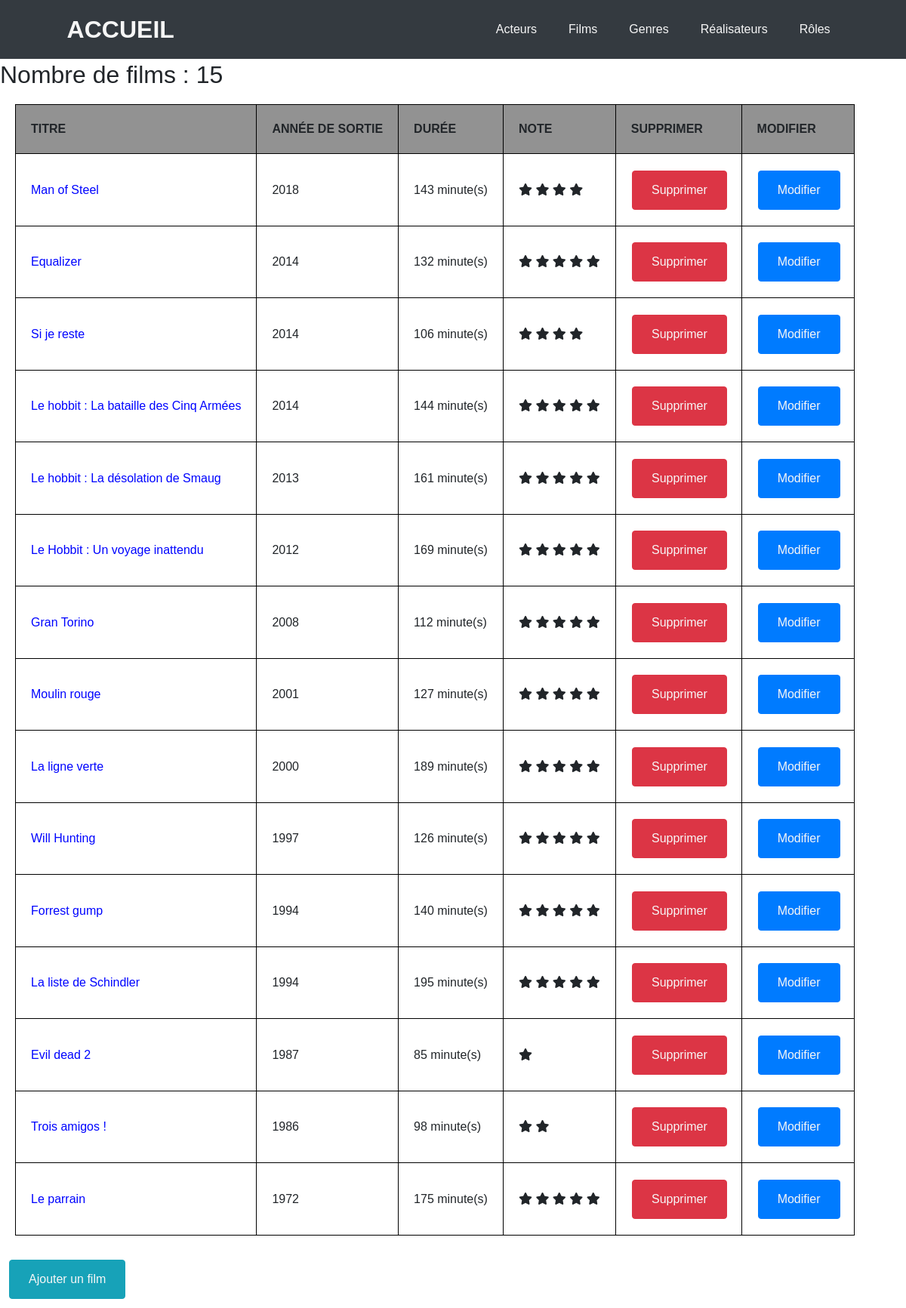
Page /index.php?action=listFilm on the committed database.
### tables this page shows
CREATE TABLE IF NOT EXISTS `film` (
  `id_film` int(11) NOT NULL AUTO_INCREMENT,
  `titre` varchar(255) NOT NULL,
  `annee` int(11) NOT NULL,
  `synopsis` text NOT NULL,
  `duree` int(11) NOT NULL DEFAULT '0',
  `affiche` varchar(255) NOT NULL,
  `note` float NOT NULL DEFAULT '0',
  `id_real` int(11) NOT NULL,
  PRIMARY KEY (`id_film`),
  KEY `Film_Realisateur_FK` (`id_real`),
  CONSTRAINT `Film_Realisateur_FK` FOREIGN KEY (`id_real`) REFERENCES `realisateur` (`id_real`)
);

### controllers/filmController.php (called while the page is built, shortened)
<?php
require_once "bdd/DAO.php";
class filmController
{
    public function listFilm()
    {
        $dao = new DAO;
        $sql = "SELECT * FROM film ORDER BY annee DESC";
        $film = $dao->executerRequete($sql);
        require_once "views/listFilm.php";
    }
}

### bdd/DAO.php (called while the page is built, shortened)
<?php
class DAO
{
    private $bdd;
    public function __construct()
    {
        $this->bdd = new PDO('mysql:host=localhost;dbname=exercice_cinema_vt_sandbox;charset=utf8', 'root', '');
    }
    public function executerRequete($sql, $params = NULL)
    {
        if ($params == NULL) {
            $resultat = $this->bdd->query($sql);
        } else {
            $resultat = $this->bdd->prepare($sql);
            $resultat->execute($params);
        }
        return $resultat;
    }
}

### views/listFilm.php (the view, shortened to what this page needs)
<h2>Nombre de films : <?= $film->rowCount(); ?></h2>
<table>
    <thead>
        <tr>
            <td>Titre</td>
            <td>Année de sortie</td>
            <td>Durée</td>
            <td>Note</td>
            <td>Supprimer</td>
            <td>Modifier</td>
        </tr>
    </thead>
    <?php
    while ($data = $film->fetch()) {
    ?>
        <tr>
            <td><a class="nom" href="index.php?action=detailFilm&id=<?= $data['id_film'] ?>"><?= $data['titre']; ?></a></td>
            <td><?= $data['annee']; ?></td>
            <td><?= $data['duree'] . " minute(s)"; ?></td>
            <td><?php for ($i = 0; $i < $data['note']; $i++) { ?>
                    <span class="fas fa-star"></span>
                <?php } ?>
            </td>
            <td><button type="button" class="btn btn-danger"><a class="btn" href="index.php?action=detailFilmDelete&id=<?= $data['id_film'] ?>">Supprimer</a></button></td>
            <td><button type="button" class="btn btn-primary"><a class="btn" href="#">Modifier</a></button></td>
        </tr>
    <?php
    }
    ?>
</table>
<button type="button" class="btn btn-info"><a class="btn" href="index.php?action=addFilmForm">Ajouter un film</a></button>
<?php
require "views/template.php";

### public/css/style.css (style rules this page uses)
* { box-sizing: border-box; font-family: sans-serif; }
body { margin: 0; }
a { text-decoration: none; }
table { margin: 20px; padding: 10px; border: 1px solid black; border-collapse: collapse; }
td { padding: 20px; border: 1px solid black; border-collapse: collapse; }
thead tr td { text-transform: uppercase; font-weight: bold; background-color: #929292; }
.nom { color: #0004ff; }
.btn { text-decoration: none; color: #f6f6f6; }
.btn-info, .btn-danger, .btn-primary { margin: 1%; }

### rows in the picture
film: titre "Man of Steel", annee "2018", duree "143"
film: titre "Equalizer", annee "2014", duree "132"
film: titre "Si je reste", annee "2014", duree "106"
film: titre "Le hobbit : La bataille des Cinq Armées", annee "2014", duree "144"
film: titre "Le hobbit : La désolation de Smaug", annee "2013", duree "161"
film: titre "Le Hobbit : Un voyage inattendu", annee "2012", duree "169"
film: titre "Gran Torino", annee "2008", duree "112"
film: titre "Moulin rouge", annee "2001", duree "127"
film: titre "La ligne verte", annee "2000", duree "189"
film: titre "Will Hunting", annee "1997", duree "126"
film: titre "Forrest gump", annee "1994", duree "140"
film: titre "La liste de Schindler", annee "1994", duree "195"
film: titre "Evil dead 2", annee "1987", duree "85"
film: titre "Trois amigos !", annee "1986", duree "98"
film: titre "Le parrain", annee "1972", duree "175"

### other values in the picture
$film->rowCount() "15"
